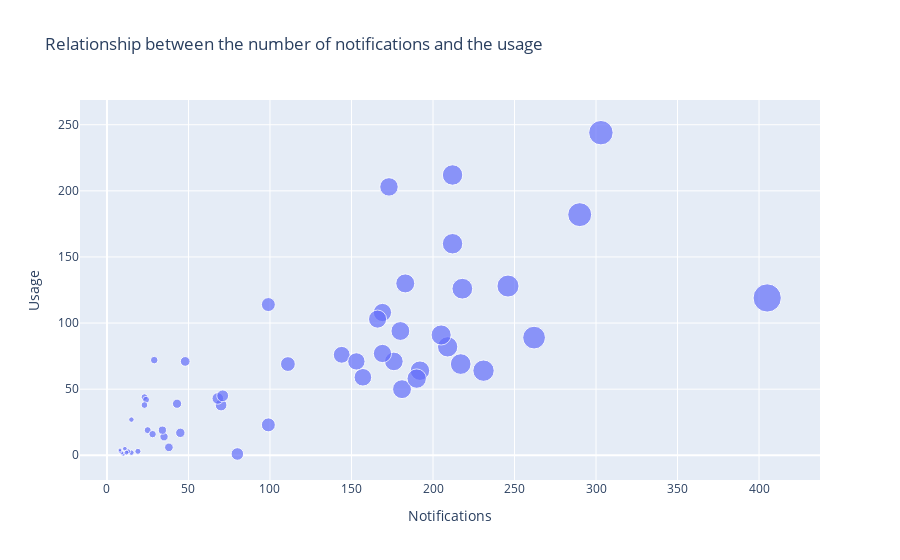

Here is the notebook cell this chart was saved with:
### Code cell
# Look at the relationship between the number of notifications and the usage, the number of times the user used the phone un a day
figure = px.scatter(scr_time, x='Notifications', y='Usage', size='Notifications',
                    title='Relationship between the number of notifications and the usage')
figure.show()

### Figure 1 — Plotly figure (JSON) as saved in the notebook; plotly's stock layout.template omitted (floating-point values rounded to 4 significant figures)
{"data": [{"hovertemplate": "Notifications=%{marker.size}<br>Usage=%{y}<extra></extra>", "legendgroup": "", "marker": {"color": "#636efa", "size": [70, 43, 231, 35, 19, 25, 23, 28, 15, 29, 24, 34, 23, 48, 68, 71, 180, 99, 45, 10, 15, 13, 9, 8, 8, 11, 12, 209, 111, 183, 157, 246, 169, 99, 144, 80, 38, 218, 205, 212, 217, 405, 166, 173, 290, 153, 192, 181, 176, 212, 303, 169, 190, 262], "sizemode": "area", "sizeref": 1.012, "symbol": "circle"}, "mode": "markers", "name": "", "orientation": "v", "showlegend": false, "type": "scatter", "x": [70, 43, 231, 35, 19, 25, 23, 28, 15, 29, 24, 34, 23, 48, 68, 71, 180, 99, 45, 10, 15, 13, 9, 8, 8, 11, 12, 209, 111, 183, 157, 246, 169, 99, 144, 80, 38, 218, 205, 212, 217, 405, 166, 173, 290, 153, 192, 181, 176, 212, 303, 169, 190, 262], "xaxis": "x", "y": [38, 39, 64, 14, 3, 19, 44, 16, 27, 72, 42, 19, 38, 71, 43, 45, 94, 114, 17, 1, 2, 3, 2, 3, 4, 5, 2, 82, 69, 130, 59, 128, 108, 23, 76, 1, 6, 126, 91, 160, 69, 119, 103, 203, 182, 71, 64, 50, 71, 212, 244, 77, 58, 89], "yaxis": "y"}], "layout": {"legend": {"itemsizing": "constant", "tracegroupgap": 0}, "title": {"text": "Relationship between the number of notifications and the usage"}, "xaxis": {"anchor": "y", "domain": [0, 1], "title": {"text": "Notifications"}}, "yaxis": {"anchor": "x", "domain": [0, 1], "title": {"text": "Usage"}}}}
